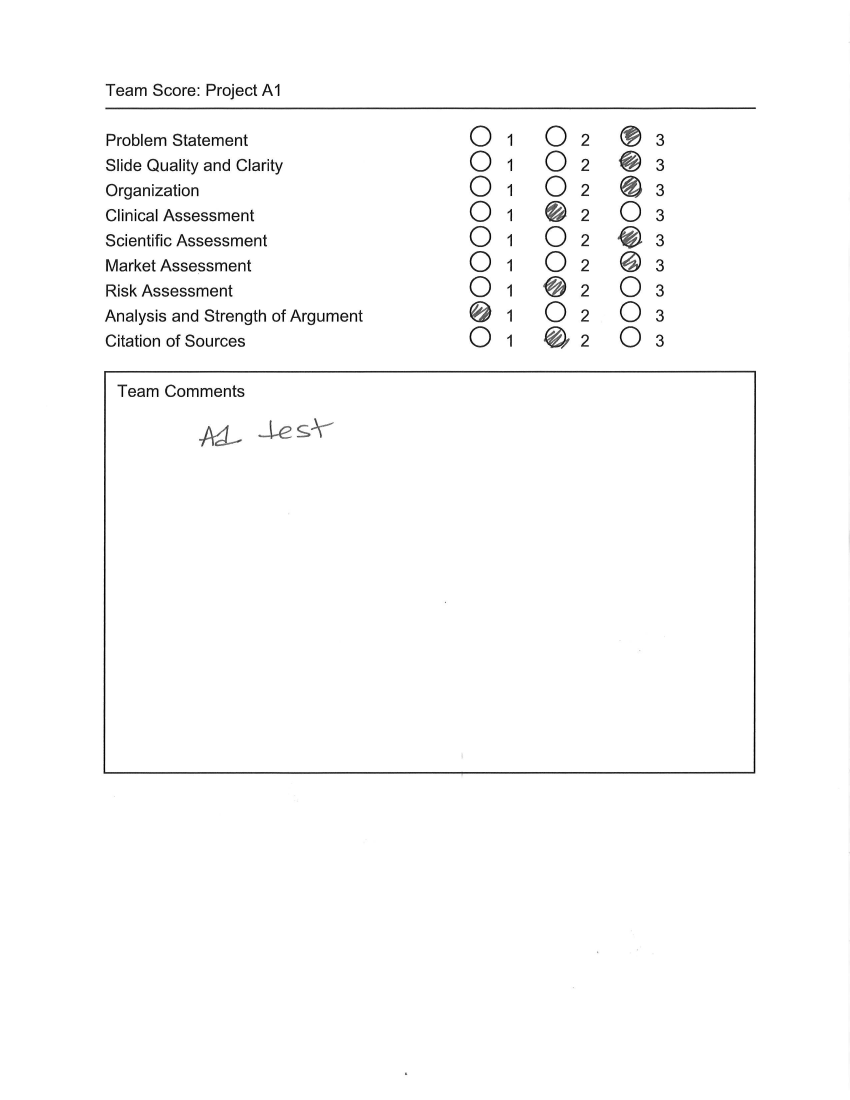
#> input picture Team Presentation/scan_ahickers_2023-06-09-15-52-40_1.jpeg, 2550 x 3300 px (shown at 1/3 size)
$ python ocr_example.py
#> lines starting #> are read from the running program, lines starting #| are printed output that depends on the picture
from skimage import io
import pytesseract


# Read name of Team
img = io.imread('./scan_ahickers_2023-06-09-15-52-40_1.jpeg')
#> img is the input picture: shape (3300, 2550); min 0, max 255, mean 251.1
img = img[240:300, 610:2000]
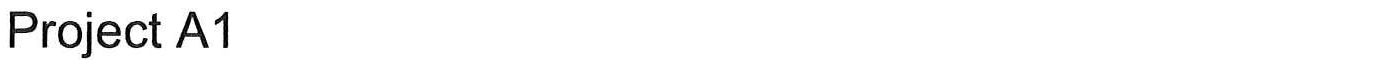
#> img: shape (60, 1390); min 0, max 255, mean 247.8

pytesseract.pytesseract.tesseract_cmd = r'C:\Program Files\Tesseract-OCR\tesseract.exe'
#> (the run stopped early here; a loop or call above may not have finished)
